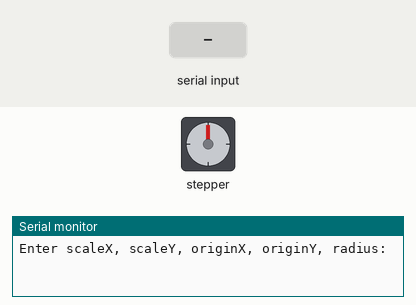
Recording of a sketch running on a simulated Arduino Uno, built with avr-gcc and run on an emulated ATmega328P. Parts: stepper motor, the last lines printed to the serial monitor. The inputs (shaded band) are chosen by the test bench. Stepper angles assume 2048 steps per turn.

Above: at 1.2 s.
1.3 s: "90,45,200\n" received over Serial
At 3.48 s:
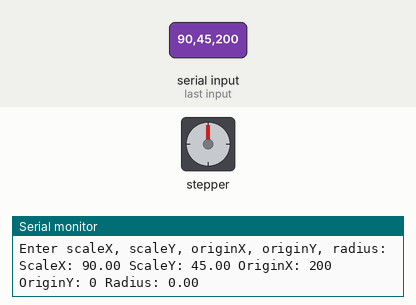
At 4.9 s:
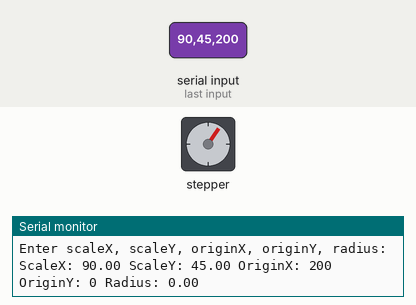
Timing chart, 0 to 6.4 s (numbered marks = the images above; inputs shaded):
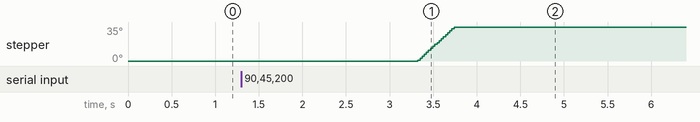

Measured:
- after the input at 1.3 s, stepper: turns 35° clockwise in 0.42 s, starting after 2.0 s

The sketch:

circle.ino
```cpp
#include <AccelStepper.h>
#include <MultiStepper.h>
#define MotorInterfaceType 4

// Define stepper motors
AccelStepper X(MotorInterfaceType, 8, 10, 9, 11);
AccelStepper Y(MotorInterfaceType, 2, 4, 3, 5);
MultiStepper XY;

// Scaling factors for X and Y axes
float scaleX = 1.0;  // Adjust for non-uniform scaling
float scaleY = 1.0;

// Origin offsets
long originX = 0;
long originY = 0;

// Circle parameters
float radius = 2000;  // Set the desired radius
int steps = 100;  // Number of points in the circle (higher = smoother)

long pos_xy[2] = {0, 0};

void setup() {
    X.setMaxSpeed(500.0);
    Y.setMaxSpeed(500.0);

    XY.addStepper(X);
    XY.addStepper(Y);

    Serial.begin(9600);
    Serial.println("Enter scaleX, scaleY, originX, originY, radius:");
}

void loop() {
    // Wait for serial input to set parameters
    if (Serial.available()) {
        scaleX = Serial.parseFloat();
        scaleY = Serial.parseFloat();
        originX = Serial.parseInt();
        originY = Serial.parseInt();
        radius = Serial.parseFloat();

        Serial.print("ScaleX: "); Serial.print(scaleX);
        Serial.print(" ScaleY: "); Serial.print(scaleY);
        Serial.print(" OriginX: "); Serial.print(originX);
        Serial.print(" OriginY: "); Serial.print(originY);
        Serial.print(" Radius: "); Serial.println(radius);

        drawCircle();
    }
}

void drawCircle() {
    for (int i = 0; i <= steps; i++) {
        float angle = (2 * PI * i) / steps;  // Angle in radians
        pos_xy[0] = originX + (long)(radius * cos(angle) * scaleX);
        pos_xy[1] = originY + (long)(radius * sin(angle) * scaleY);

        XY.moveTo(pos_xy);
        XY.runSpeedToPosition();  // Execute movement

        delay(50);  // Adjust delay for smoother movement
    }
}
```
